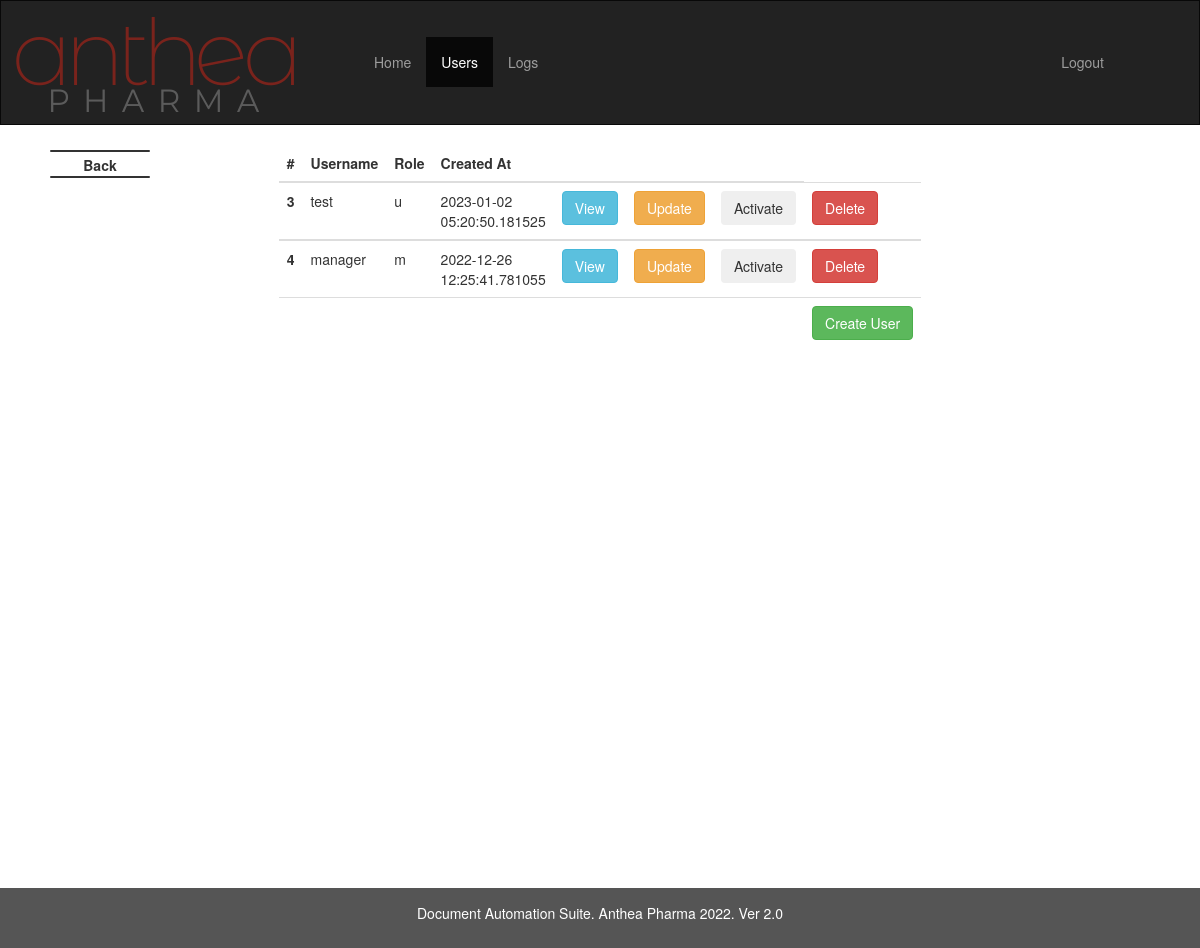
Screenshot of /data (signed in) with the database file from the repository.
### imp_calc/models.py (models this page shows, shortened)
class User(db.Model, UserMixin):
    id = db.Column(db.Integer(),primary_key = True)
    is_activate = db.Column(db.Boolean, default=True)
    username = db.Column(db.String(length=12),nullable = False, unique = True)
    role = db.Column(db.String(length=1),nullable=False)
    password_hash = db.Column(db.String(length=60),nullable = False)
    created_at = db.Column(db.DateTime, nullable = False, default= datetime.utcnow)
    logs = relationship("Logs", backref="UserLogs")
    @property
    def is_active(self):
        return self.is_activate
    @property
    def password(self):
        return self.password

### imp_calc/routes.py (the view)
@app.route('/data')
def RetrieveDataList():
    if current_user.role =='a' or current_user.role =='m':
        if current_user.role == 'a':
            users = User.query.all()
        elif current_user.role == 'm':
            users = User.query.filter(User.role.in_(['u', 'm']))
    else:
        flash(f"Please login as admin or manager to see UserManagement Section", category='danger')
        return redirect(url_for('index'))
    return render_template('datalist.html', users = users)

### imp_calc/models.py (called while the page is built)
@login_manager.user_loader
def load_user(user_id):
    return User.query.get(int(user_id))

### imp_calc/templates/datalist.html (shortened to what this page needs)
{% extends 'admin.html' %}
{% block main %}
<table class="table">
  <thead>
    <tr>
      <th scope="col">#</th>
      <th scope="col">Username</th>
      <th scope="col">Role</th>
      <th scope="col">Created At</th>
      <th scope="col"></th>
      <th scope="col"></th>
      <th scope="col"></th>
    </tr>
  </thead>
  {% for user in users %}
  {% if user.id != current_user.id %}
  <tbody>
    <tr>
      <th scope="row">{{user.id}}</th>
      <td>{{user.username}}</td>
      <td>{{user.role}}</td>
      <td>{{user.created_at}}</td>
      <td><a href="data/{{user.id}}" class="btn btn-info" tabindex="1" role="button">View</b></a></td>
      <td><a href="data/{{user.id}}/update" class="btn btn-warning" tabindex="1" role="button">Update</a></td>
      <td>
      <form action="{{url_for('deactivate', user_id=user.id)}}" method="post">
      <button type="button" class="btn btn-outline-secondary" data-toggle="modal" data-target="#statusModal{{user.username}}">
      {% if user.is_activate %}Deactivate{% else %}Activate{% endif %}
      </button>
      </form>
      </td>
      <td><button type="button" class="btn btn-danger" data-toggle="modal" data-target="#exampleModalCenter{{user.username}}">Delete</button>
      </td>
    </tr>
{% endif %}
{% endfor %}
    <tr>
      <td></td>
      <td></td>
      <td></td>
      <td></td>
      <td></td>
      <td></td>
      <td></td>
      <td><a href="{{url_for('register_page')}}" class="btn btn-success" role="button">Create User</a>
</td>
    </tr>
  </tbody>
</table>
<br>
<br>
<br>
<br>
<br>
<br>
<br>
<br>
<br>
<br>
<br>
<br>
<br>
<br>
<br>
<br>
<br>
<br>
<br>
<br>
<br>
<br>
<br>
<br>
<br>
<br>
{% endblock %}

### imp_calc/templates/base.html (style rules this page uses)
.table { display: table; margin: auto; width: 50%; margin-top: 20px; margin-bottom: 20px; }

### rows the page displays
User: id "3", username "test", role "u", created_at "2023-01-02 05:20:50.181525", is_activate "Activate"
User: id "4", username "manager", role "m", created_at "2022-12-26 12:25:41.781055", is_activate "Activate"
